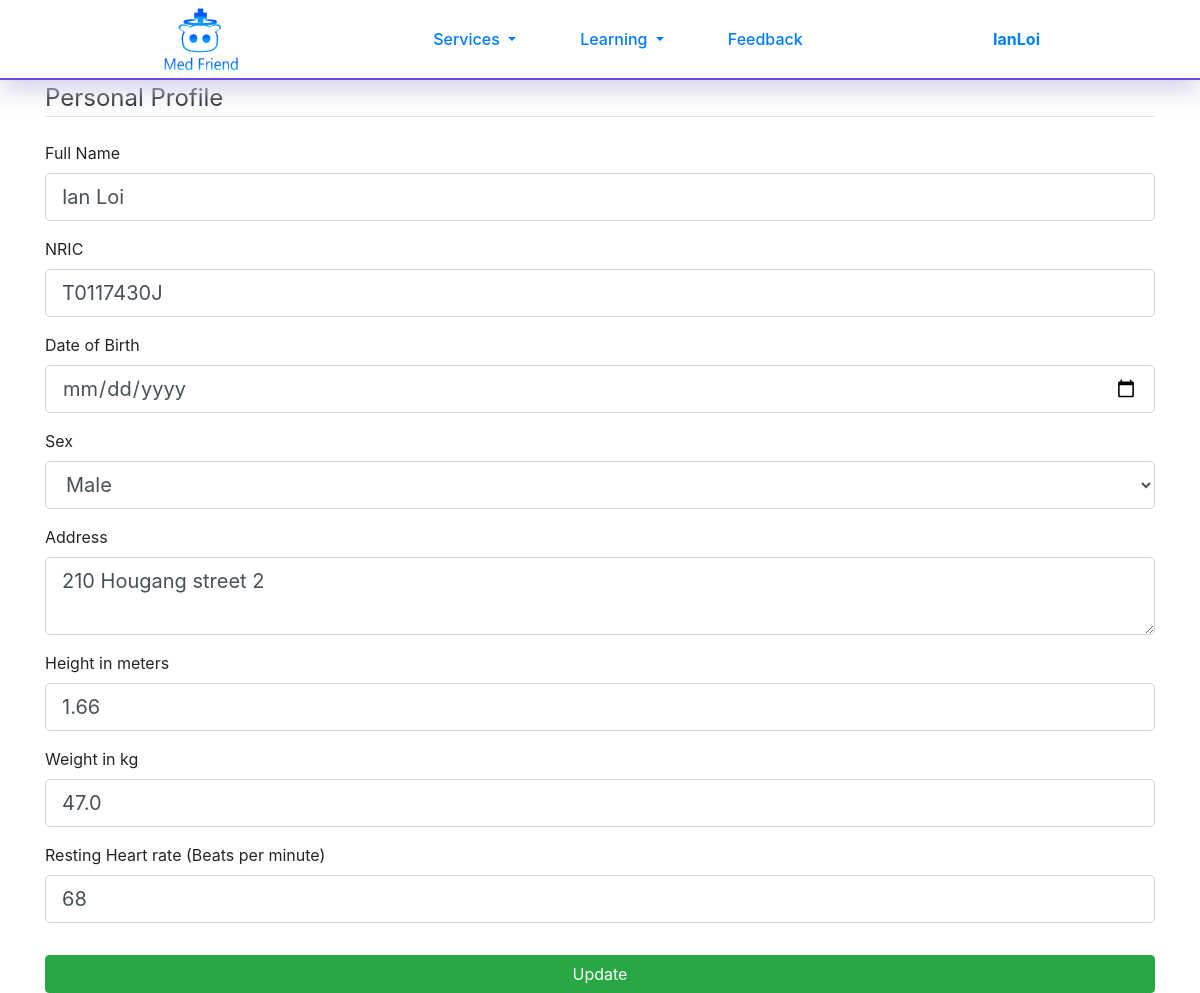
The page /History (signed in) on the database its author committed.
### Flask/Models.py (models this page shows, shortened)
class User(db.Model, UserMixin):
    id = db.Column(db.Integer, primary_key=True)
    username = db.Column(db.String(20), unique=True, nullable=False)
    email = db.Column(db.String(120), unique=True, nullable=False)
    password = db.Column(db.String(60), nullable=False)
    image_file = db.Column(db.String(20), nullable=False, default='default.jpg')
    authenticated = db.Column(db.Boolean, nullable=False, default=False)
    delete_time = db.Column(db.DateTime, nullable=False, default=(datetime.now() + timedelta(minutes=30)))
    personal_profile = db.relationship('Personal_Profile', backref='person')
    reminders = db.relationship('Reminders', backref="person")
    admissions = db.relationship('Admissions', backref="person")
    illnesses = db.relationship('Illnesses', backref="person")
    surgeries = db.relationship('Surgeries', backref="person")
    blood_transfusions = db.relationship('Blood_Transfusions', backref='person')
    allergies = db.relationship('Allergies', backref="person")
    vaccinations = db.relationship('Vaccinations', backref="person")

class Personal_Profile(db.Model):
    id = db.Column(db.Integer, primary_key=True)
    full_name = db.Column(db.String(60), nullable=True)
    nric = db.Column(db.String(9), unique=True, nullable=True)
    birthday = db.Column(db.DateTime, nullable=True)
    sex = db.Column(db.String(20), nullable=True)
    address = db.Column(db.String(100), nullable=True)
    age = db.Column(db.Integer, nullable=True)
    height = db.Column(db.Float, nullable=True)
    weight = db.Column(db.Float, nullable=True)
    heart_rate = db.Column(db.Integer, nullable=True)
    bmi = db.Column(db.Integer, nullable=True)
    user_id = db.Column(db.Integer, db.ForeignKey('user.id'), nullable=False)

### Flask/medical_history/routes.py (the view)
@medical_history.route("/History", methods = ['POST', 'GET'])
@login_required
def Personal_Details():
    form = Personal_Profile_Form()
    if form.validate_on_submit():
        age = int(datetime.datetime.today().year) - \
              int(form.birthday.data.year - ((datetime.datetime.today().month, datetime.datetime.today().day) > (form.birthday.data.month, form.birthday.data.day))) - 1
        bmi = form.weight.data / (form.height.data ** 2)
        if current_user.personal_profile == []:
            history = Personal_Profile(full_name=form.full_name.data,
                                       nric=form.nric.data,
                                       birthday=form.birthday.data,
                                       sex=form.sex.data,
                                       address=form.address.data,
                                       age= age,
                                       height=form.height.data,
                                       weight=form.weight.data,
                                       heart_rate=form.heart_rate.data,
                                       bmi= (round(bmi,2)),
                                       user_id=current_user.id)
            db.session.add(history)
        else:
            current_user.personal_profile[0].nric = form.nric.data
            current_user.personal_profile[0].full_name = form.full_name.data
            current_user.personal_profile[0].birthday = form.birthday.data
            current_user.personal_profile[0].sex = form.sex.data
            current_user.personal_profile[0].address = form.address.data
            current_user.personal_profile[0].age = age
            current_user.personal_profile[0].height = form.height.data
            current_user.personal_profile[0].weight = form.weight.data
            current_user.personal_profile[0].heart_rate = form.heart_rate.data
            current_user.personal_profile[0].bmi = (round(bmi,2))
        db.session.commit()
        flash(f'Your personal details have been updated', 'success')
        return redirect(url_for('users.profile_reminder'))
    elif current_user.personal_profile != [] and request.method == 'GET':
        form.full_name.data = current_user.personal_profile[0].full_name
        form.nric.data = current_user.personal_profile[0].nric
        form.birthday.data = current_user.personal_profile[0].birthday
        form.sex.data = current_user.personal_profile[0].sex
        form.address.data = current_user.personal_profile[0].address
        form.height.data = current_user.personal_profile[0].height
        form.weight.data = current_user.personal_profile[0].weight
        form.heart_rate.data = current_user.personal_profile[0].heart_rate
    return render_template('Medical History/edit personal details.html', title="Update Personal Details", form=form)

### Flask/medical_history/forms.py (shortened to what this page needs)
class Personal_Profile_Form(FlaskForm):
    full_name = StringField("Full Name",
                            validators=[])
    nric = StringField("NRIC",
                       validators=[])
    birthday = DateField('Date of Birth', format='%d/%m/%Y', validators=[Optional()])
    sex = SelectField("Sex", choices=[('Not Set', "Not Set"), ('Male', 'Male'), ('Female', 'Female'), ('Others', 'Others')], validators=[])
    address = TextAreaField("Address", validators=[])
    height = FloatField("Height in meters", validators=[NumberRange(min=0, max=2.72)])
    weight = FloatField("Weight in kg", validators=[NumberRange(min=0, max=635)])
    heart_rate = IntegerField("Resting Heart rate (Beats per minute)", validators=[NumberRange(min=23, max=150)])
    submit = SubmitField('Update')

### Flask/Models.py (called while the page is built)
@login_manager.user_loader
def load_user(user_id):
    return User.query.get(int(user_id))

### Flask/templates/Medical History/edit personal details.html (shortened to what this page needs)
{% extends "layout.html" %}
{% block content %}
<div class="container">
    <form action="" method="post">
        <fieldset class="form-group">
            <legend class="border-bottom mb-4">Personal Profile</legend>
            <div class="form-group">
                {{ form.full_name.label(class="form-control-label") }}
                {% if form.full_name.errors %}
                {{ form.full_name(class="form-control form-control-lg is-invalid", placeholder="John Doe") }}
                <div class="invalid-feedback">
                    {% for error in form.full_name.errors %}
                    <span>{{ error }}</span>
                    {% endfor %}
                </div>
                {% else %}
                {{ form.full_name(class="form-control form-control-lg", placeholder="John Doe") }}
                {% endif %}
            </div>
            <div class="form-group">
                {{ form.nric.label(class="form-control-label") }}
                {% if form.nric.errors %}
                {{ form.nric(class="form-control form-control-lg is-invalid", placeholder="S1234567A") }}
                <div class="invalid-feedback">
                    {% for error in form.nric.errors %}
                    <span>{{ error }}</span>
                    {% endfor %}
                </div>
                {% else %}
                {{ form.nric(class="form-control form-control-lg", placeholder="S1234567A") }}
                {% endif %}
            </div>
            <div class="form-group">
                {{ form.birthday.label(class="form-control-label") }}
                {% if form.birthday.errors %}
                {{ form.birthday(class="form-control form-control-lg is-invalid", placeholder="dd/mm/yyyy") }}
                <div class="invalid-feedback">
                    {% for error in form.birthday.errors %}
                    <span>{{ error }}</span>
                    {% endfor %}
                </div>
                {% else %}
                {{ form.birthday(class="form-control form-control-lg", placeholder="dd/mm/yyyy") }}
                {% endif %}
            </div>
            <div class="form-group">
                {{ form.sex.label(class="form-control-label") }}
                {% if form.sex.errors %}
                {{ form.sex(class="form-control form-control-lg is-invalid") }}
                <div class="invalid-feedback">
                    {% for error in form.sex.errors %}
                    <span>{{ error }}</span>
                    {% endfor %}
                </div>
                {% else %}
                {{ form.sex(class="form-control form-control-lg") }}
                {% endif %}
            </div>
            <div class="form-group">
                {{ form.address.label(class="form-control-label") }}
                {% if form.address.errors %}
                {{ form.address(class="form-control form-control-lg is-invalid", placeholder="Blk 123 #45-67") }}
                <div class="invalid-feedback">
                    {% for error in form.address.errors %}
                    <span>{{ error }}</span>
                    {% endfor %}
                </div>
                {% else %}
                {{ form.address(class="form-control form-control-lg", placeholder="Blk 123 #45-67") }}
                {% endif %}
            </div>
            <div class="form-group">
                {{ form.height.label(class="form-control-label") }}
                {% if form.height.errors %}
                {{ form.height(class="form-control form-control-lg is-invalid", placeholder="1.60") }}
                <div class="invalid-feedback">
                    {% for error in form.height.errors %}
                    <span>{{ error }}</span>
                    {% endfor %}
                </div>
                {% else %}
                {{ form.height(class="form-control form-control-lg", placeholder="1.60") }}
                {% endif %}
            </div>
            <div class="form-group">
                {{ form.weight.label(class="form-control-label") }}
                {% if form.weight.errors %}
                {{ form.weight(class="form-control form-control-lg is-invalid", placeholder="60") }}
                <div class="invalid-feedback">
                    {% for error in form.weight.errors %}
                    <span>{{ error }}</span>
                    {% endfor %}
                </div>
                {% else %}
                {{ form.weight(class="form-control form-control-lg", placeholder="60") }}
                {% endif %}
            </div>
            <div class="form-group">
                {{ form.heart_rate.label(class="form-control-label") }}
                {% if form.heart_rate.errors %}
                {{ form.heart_rate(class="form-control form-control-lg is-invalid", placeholder="60") }}
                <div class="invalid-feedback">
                    {% for error in form.heart_rate.errors %}
                    <span>{{ error }}</span>
                    {% endfor %}
                </div>
                {% else %}
                {{ form.heart_rate(class="form-control form-control-lg", placeholder="60") }}
                {% endif %}
            </div>
        </fieldset>
        {{ form.submit(class="btn btn-success btn-block col-12") }}
    </form>
</div>
{% endblock %}

### Flask/templates/layout.html (shortened to what this page needs)
<!DOCTYPE html>
<html lang="en">
<head>
    <link rel="stylesheet" href="https://stackpath.bootstrapcdn.com/bootstrap/4.1.3/css/bootstrap.min.css"
>
    <link rel="stylesheet" type="text/css" href="{{ url_for('static', filename='css/navbar.css') }}" />
    <link rel="stylesheet" type="text/css" href="{{ url_for('static', filename='css/home.css') }}" />
</head>
<body>
    <nav id="#navbarSupportedContent" class="navbar navbar-expand-lg navbar-custom justify-content-center sticky-top">
        <a class="navbar-brand mr-0" href="{{ url_for('main.index') }}" id="brandlogo">
            <img src="../static/images/Logo.png" alt="" class="img-fluid" style="height:8vh">
        </a>
        <div class="collapse navbar-collapse justify-content-between align-items-center w-100" id="navbarSupportedContent">
            <ul class="navbar-nav mx-auto text-center">
                <li class="nav-item dropdown active">
                    <a class="nav-link dropdown-toggle" href="#" id="navbarDropdown" role="button" data-toggle="dropdown"
                        aria-haspopup="true" aria-expanded="false">
                        Services
                    </a>
                </li>
                <li class="nav-item dropdown active">
                    <a class="nav-link dropdown-toggle" href="#" id="navbarDropdown" role="button" data-toggle="dropdown"
                        aria-haspopup="true" aria-expanded="false">
                        Learning
                    </a>
                </li>
                <li>
                    <a class="nav-link active" href="{{ url_for('feedback.form_page') }}">Feedback</a>
                </li>
            </ul>
            <ul id="rightside" class="nav navbar-nav flex-row justify-content-center flex-nowrap">
                {% if current_user.is_authenticated %}
                <li class="nav-item dropdown active" data-toggle="dropdown" aria-haspopup="true" aria-expanded="false">
                    <b>
                        {{ current_user.username }}
                    </b>
                </li>
                {% else %}
                <a href="{{ url_for('users.login') }}" class="nav-link active"> Login </a>
                {% endif %}
            </ul>
        </div>
    </nav>
    <div>
        {% block content %}{% endblock content%}
    </div>
    <link href="https://unpkg.com/gijgo@1.9.11/css/gijgo.min.css" rel="stylesheet" type="text/css" />
</body>
</html>

### Flask/static/css/navbar.css (style rules this page uses)
#navbarSupportedContent .nav-link { font-size:1em; font-weight: 500; }
.nav-link, .navbar-brand { margin: 0px 0px; }
.navbar { border-bottom: 2px solid rgb(107, 74, 226); box-sizing: border-box; background-color: white; opacity: 1; box-shadow: 0px 10px 25px rgb(210, 210, 233); height: 80px; padding: 0vh 20vh; }
.navbar ul:first-child li { margin: 0px 2vw; }
#rightside li { color: #017fff; }

### Flask/static/css/home.css (style rules this page uses)
* { padding: 0px; margin: 0px; }
body { background-color: rgb(255, 255, 255); }

### rows shown on the page
User: username "IanLoi"
Personal_Profile: full_name "Ian Loi", nric "T0117430J", sex "Male", address "210 Hougang street 2", height "1.66", weight "47.0", heart_rate "68"
